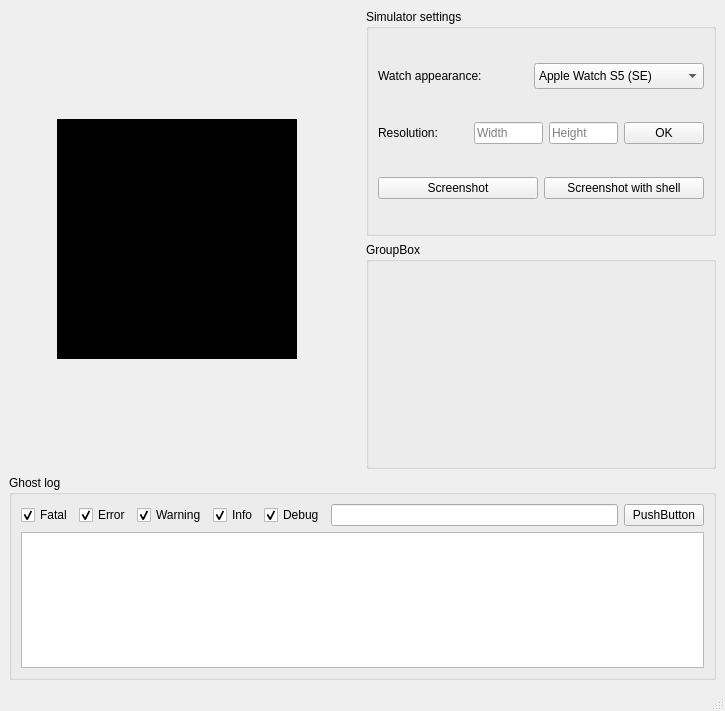
<?xml version="1.0" encoding="UTF-8"?>
<ui version="4.0">
 <class>MainWindow</class>
 <widget class="QMainWindow" name="MainWindow">
  <property name="geometry">
   <rect>
    <x>0</x>
    <y>0</y>
    <width>725</width>
    <height>711</height>
   </rect>
  </property>
  <property name="windowTitle">
   <string>Qt Simulator</string>
  </property>
  <widget class="QWidget" name="centralwidget">
   <layout class="QVBoxLayout" name="verticalLayout_2" stretch="0">
    <item>
     <layout class="QVBoxLayout" name="verticalLayout" stretch="0,0">
      <item>
       <layout class="QHBoxLayout" name="horizontalLayout">
        <item>
         <spacer name="horizontalSpacer_2">
          <property name="orientation">
           <enum>Qt::Horizontal</enum>
          </property>
          <property name="sizeHint" stdset="0">
           <size>
            <width>40</width>
            <height>20</height>
           </size>
          </property>
         </spacer>
        </item>
        <item>
         <widget class="QWidget" name="widget" native="true">
          <property name="minimumSize">
           <size>
            <width>326</width>
            <height>460</height>
           </size>
          </property>
          <property name="maximumSize">
           <size>
            <width>326</width>
            <height>460</height>
           </size>
          </property>
          <property name="styleSheet">
           <string notr="true">border: 0px</string>
          </property>
          <widget class="QGraphicsView" name="screenView">
           <property name="geometry">
            <rect>
             <x>36</x>
             <y>110</y>
             <width>240</width>
             <height>240</height>
            </rect>
           </property>
           <property name="sizePolicy">
            <sizepolicy hsizetype="Minimum" vsizetype="Minimum">
             <horstretch>0</horstretch>
             <verstretch>0</verstretch>
            </sizepolicy>
           </property>
           <property name="minimumSize">
            <size>
             <width>240</width>
             <height>240</height>
            </size>
           </property>
           <property name="maximumSize">
            <size>
             <width>240</width>
             <height>240</height>
            </size>
           </property>
           <property name="styleSheet">
            <string notr="true">background-color: rgb(0, 0, 0);</string>
           </property>
           <property name="verticalScrollBarPolicy">
            <enum>Qt::ScrollBarAlwaysOff</enum>
           </property>
           <property name="horizontalScrollBarPolicy">
            <enum>Qt::ScrollBarAlwaysOff</enum>
           </property>
          </widget>
          <widget class="QWidget" name="watchWidget" native="true">
           <property name="geometry">
            <rect>
             <x>0</x>
             <y>0</y>
             <width>326</width>
             <height>460</height>
            </rect>
           </property>
           <property name="styleSheet">
            <string notr="true">#watchWidget {border-image: url(:/images/Resources/apple-watch-series-5-44mm-alaskan-blue.png)}</string>
           </property>
          </widget>
         </widget>
        </item>
        <item>
         <spacer name="horizontalSpacer">
          <property name="orientation">
           <enum>Qt::Horizontal</enum>
          </property>
          <property name="sizeHint" stdset="0">
           <size>
            <width>40</width>
            <height>20</height>
           </size>
          </property>
         </spacer>
        </item>
        <item>
         <layout class="QVBoxLayout" name="verticalLayout_3">
          <item>
           <widget class="QGroupBox" name="groupBox">
            <property name="sizePolicy">
             <sizepolicy hsizetype="Minimum" vsizetype="Minimum">
              <horstretch>0</horstretch>
              <verstretch>0</verstretch>
             </sizepolicy>
            </property>
            <property name="minimumSize">
             <size>
              <width>350</width>
              <height>0</height>
             </size>
            </property>
            <property name="maximumSize">
             <size>
              <width>350</width>
              <height>16777215</height>
             </size>
            </property>
            <property name="title">
             <string>Simulator settings</string>
            </property>
            <layout class="QVBoxLayout" name="verticalLayout_4">
             <item>
              <layout class="QHBoxLayout" name="horizontalLayout_2">
               <item>
                <widget class="QLabel" name="label">
                 <property name="sizePolicy">
                  <sizepolicy hsizetype="Minimum" vsizetype="Minimum">
                   <horstretch>0</horstretch>
                   <verstretch>0</verstretch>
                  </sizepolicy>
                 </property>
                 <property name="maximumSize">
                  <size>
                   <width>150</width>
                   <height>26</height>
                  </size>
                 </property>
                 <property name="text">
                  <string>Watch appearance:</string>
                 </property>
                </widget>
               </item>
               <item>
                <widget class="QComboBox" name="comboBox">
                 <property name="maximumSize">
                  <size>
                   <width>180</width>
                   <height>26</height>
                  </size>
                 </property>
                 <item>
                  <property name="text">
                   <string>Apple Watch S5 (SE)</string>
                  </property>
                 </item>
                 <item>
                  <property name="text">
                   <string>Apple Watch S3</string>
                  </property>
                 </item>
                 <item>
                  <property name="text">
                   <string>Sony Smart Watch</string>
                  </property>
                 </item>
                </widget>
               </item>
              </layout>
             </item>
             <item>
              <layout class="QHBoxLayout" name="horizontalLayout_3">
               <item>
                <widget class="QLabel" name="label_2">
                 <property name="sizePolicy">
                  <sizepolicy hsizetype="Minimum" vsizetype="Minimum">
                   <horstretch>0</horstretch>
                   <verstretch>0</verstretch>
                  </sizepolicy>
                 </property>
                 <property name="minimumSize">
                  <size>
                   <width>90</width>
                   <height>26</height>
                  </size>
                 </property>
                 <property name="maximumSize">
                  <size>
                   <width>90</width>
                   <height>26</height>
                  </size>
                 </property>
                 <property name="text">
                  <string>Resolution:</string>
                 </property>
                </widget>
               </item>
               <item>
                <widget class="QLineEdit" name="lineEdit">
                 <property name="placeholderText">
                  <string>Width</string>
                 </property>
                </widget>
               </item>
               <item>
                <widget class="QLineEdit" name="lineEdit_2">
                 <property name="placeholderText">
                  <string>Height</string>
                 </property>
                </widget>
               </item>
               <item>
                <widget class="QPushButton" name="pushButton">
                 <property name="text">
                  <string>OK</string>
                 </property>
                </widget>
               </item>
              </layout>
             </item>
             <item>
              <layout class="QHBoxLayout" name="horizontalLayout_4">
               <item>
                <widget class="QPushButton" name="pushButton_2">
                 <property name="text">
                  <string>Screenshot</string>
                 </property>
                </widget>
               </item>
               <item>
                <widget class="QPushButton" name="pushButton_3">
                 <property name="text">
                  <string>Screenshot with shell</string>
                 </property>
                </widget>
               </item>
              </layout>
             </item>
            </layout>
           </widget>
          </item>
          <item>
           <widget class="QGroupBox" name="groupBox_2">
            <property name="sizePolicy">
             <sizepolicy hsizetype="Minimum" vsizetype="Minimum">
              <horstretch>0</horstretch>
              <verstretch>0</verstretch>
             </sizepolicy>
            </property>
            <property name="minimumSize">
             <size>
              <width>350</width>
              <height>0</height>
             </size>
            </property>
            <property name="maximumSize">
             <size>
              <width>350</width>
              <height>16777215</height>
             </size>
            </property>
            <property name="title">
             <string>GroupBox</string>
            </property>
           </widget>
          </item>
         </layout>
        </item>
       </layout>
      </item>
      <item>
       <widget class="QGroupBox" name="groupBox_3">
        <property name="title">
         <string>Ghost log</string>
        </property>
        <layout class="QVBoxLayout" name="verticalLayout_5">
         <item>
          <layout class="QHBoxLayout" name="horizontalLayout_5">
           <item>
            <widget class="QCheckBox" name="checkBox">
             <property name="text">
              <string>Fatal</string>
             </property>
             <property name="checked">
              <bool>true</bool>
             </property>
            </widget>
           </item>
           <item>
            <widget class="QCheckBox" name="checkBox_2">
             <property name="text">
              <string>Error</string>
             </property>
             <property name="checked">
              <bool>true</bool>
             </property>
            </widget>
           </item>
           <item>
            <widget class="QCheckBox" name="checkBox_3">
             <property name="text">
              <string>Warning</string>
             </property>
             <property name="checked">
              <bool>true</bool>
             </property>
            </widget>
           </item>
           <item>
            <widget class="QCheckBox" name="checkBox_4">
             <property name="text">
              <string>Info</string>
             </property>
             <property name="checked">
              <bool>true</bool>
             </property>
            </widget>
           </item>
           <item>
            <widget class="QCheckBox" name="checkBox_5">
             <property name="text">
              <string>Debug</string>
             </property>
             <property name="checked">
              <bool>true</bool>
             </property>
            </widget>
           </item>
           <item>
            <widget class="QLineEdit" name="lineEdit_3"/>
           </item>
           <item>
            <widget class="QPushButton" name="pushButton_4">
             <property name="text">
              <string>PushButton</string>
             </property>
            </widget>
           </item>
          </layout>
         </item>
         <item>
          <widget class="QTextBrowser" name="logBrowser"/>
         </item>
        </layout>
       </widget>
      </item>
     </layout>
    </item>
   </layout>
  </widget>
  <widget class="QMenuBar" name="menubar">
   <property name="geometry">
    <rect>
     <x>0</x>
     <y>0</y>
     <width>725</width>
     <height>26</height>
    </rect>
   </property>
  </widget>
  <widget class="QStatusBar" name="statusbar"/>
 </widget>
 <resources/>
 <connections/>
</ui>
